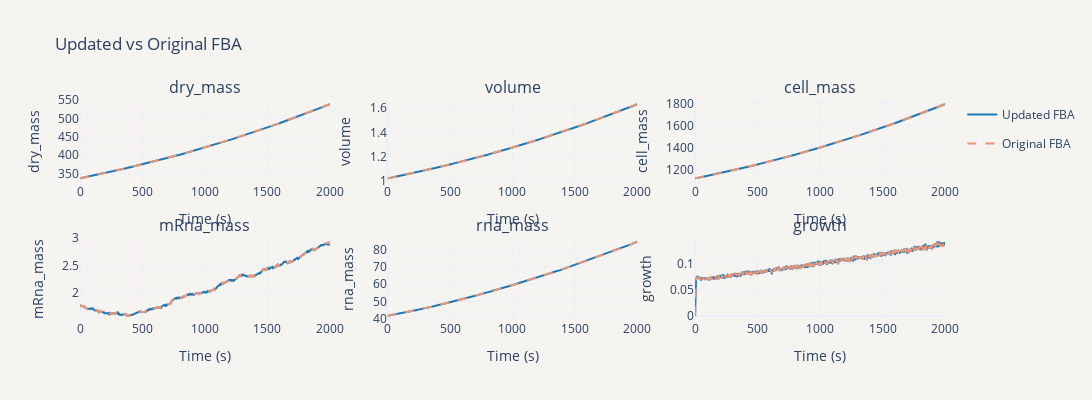

Here is the notebook cell this chart was saved with:
### Code cell
print(ncols)
fig.update_layout(height=400, width=600*ncols, title="Updated vs Original FBA", template="plotly_white", paper_bgcolor='#f6f4f1', plot_bgcolor='#f6f4f1')
fig.show()
# fig.write_image("/Users/HeenaSaqib/dev/vEcoli/notebooks/Heena notebooks/Metabolism_New Genes/out/flow_partition/WC_health_comparison.png", scale=3, width=1000, height=600)

### Figure 1 — Plotly figure (JSON) as saved in the notebook; plotly's stock layout.template omitted (floating-point values rounded to 4 significant figures; data arrays with more than 128 entries replaced by an {"elided": "..."} marker saying what was removed)
{"data": [{"legendgroup": "new", "line": {"color": "#1f77b4"}, "mode": "lines", "name": "Updated FBA", "showlegend": true, "x": {"elided": "2001 int values"}, "y": {"elided": "2001 float values"}, "type": "scatter", "xaxis": "x", "yaxis": "y"}, {"legendgroup": "old", "line": {"color": "darksalmon", "dash": "dash"}, "mode": "lines", "name": "Original FBA", "showlegend": true, "x": {"elided": "2001 int values"}, "y": {"elided": "2001 float values"}, "type": "scatter", "xaxis": "x", "yaxis": "y"}, {"legendgroup": "new", "line": {"color": "#1f77b4"}, "mode": "lines", "name": "Updated FBA", "showlegend": false, "x": {"elided": "2001 int values"}, "y": {"elided": "2001 float values"}, "type": "scatter", "xaxis": "x2", "yaxis": "y2"}, {"legendgroup": "old", "line": {"color": "darksalmon", "dash": "dash"}, "mode": "lines", "name": "Original FBA", "showlegend": false, "x": {"elided": "2001 int values"}, "y": {"elided": "2001 float values"}, "type": "scatter", "xaxis": "x2", "yaxis": "y2"}, {"legendgroup": "new", "line": {"color": "#1f77b4"}, "mode": "lines", "name": "Updated FBA", "showlegend": false, "x": {"elided": "2001 int values"}, "y": {"elided": "2001 float values"}, "type": "scatter", "xaxis": "x3", "yaxis": "y3"}, {"legendgroup": "old", "line": {"color": "darksalmon", "dash": "dash"}, "mode": "lines", "name": "Original FBA", "showlegend": false, "x": {"elided": "2001 int values"}, "y": {"elided": "2001 float values"}, "type": "scatter", "xaxis": "x3", "yaxis": "y3"}, {"legendgroup": "new", "line": {"color": "#1f77b4"}, "mode": "lines", "name": "Updated FBA", "showlegend": false, "x": {"elided": "2001 int values"}, "y": {"elided": "2001 float values"}, "type": "scatter", "xaxis": "x4", "yaxis": "y4"}, {"legendgroup": "old", "line": {"color": "darksalmon", "dash": "dash"}, "mode": "lines", "name": "Original FBA", "showlegend": false, "x": {"elided": "2001 int values"}, "y": {"elided": "2001 float values"}, "type": "scatter", "xaxis": "x4", "yaxis": "y4"}, {"legendgroup": "new", "line": {"color": "#1f77b4"}, "mode": "lines", "name": "Updated FBA", "showlegend": false, "x": {"elided": "2001 int values"}, "y": {"elided": "2001 float values"}, "type": "scatter", "xaxis": "x5", "yaxis": "y5"}, {"legendgroup": "old", "line": {"color": "darksalmon", "dash": "dash"}, "mode": "lines", "name": "Original FBA", "showlegend": false, "x": {"elided": "2001 int values"}, "y": {"elided": "2001 float values"}, "type": "scatter", "xaxis": "x5", "yaxis": "y5"}, {"legendgroup": "new", "line": {"color": "#1f77b4"}, "mode": "lines", "name": "Updated FBA", "showlegend": false, "x": {"elided": "2001 int values"}, "y": {"elided": "2001 float values"}, "type": "scatter", "xaxis": "x6", "yaxis": "y6"}, {"legendgroup": "old", "line": {"color": "darksalmon", "dash": "dash"}, "mode": "lines", "name": "Original FBA", "showlegend": false, "x": {"elided": "2001 int values"}, "y": {"elided": "2001 float values"}, "type": "scatter", "xaxis": "x6", "yaxis": "y6"}], "layout": {"xaxis": {"anchor": "y", "domain": [0.0, 0.2889], "title": {"text": "Time (s)"}}, "yaxis": {"anchor": "x", "domain": [0.625, 1.0], "title": {"text": "dry_mass"}}, "xaxis2": {"anchor": "y2", "domain": [0.3556, 0.6444], "title": {"text": "Time (s)"}}, "yaxis2": {"anchor": "x2", "domain": [0.625, 1.0], "title": {"text": "volume"}}, "xaxis3": {"anchor": "y3", "domain": [0.7111, 1.0], "title": {"text": "Time (s)"}}, "yaxis3": {"anchor": "x3", "domain": [0.625, 1.0], "title": {"text": "cell_mass"}}, "xaxis4": {"anchor": "y4", "domain": [0.0, 0.2889], "title": {"text": "Time (s)"}}, "yaxis4": {"anchor": "x4", "domain": [0.0, 0.375], "title": {"text": "mRna_mass"}}, "xaxis5": {"anchor": "y5", "domain": [0.3556, 0.6444], "title": {"text": "Time (s)"}}, "yaxis5": {"anchor": "x5", "domain": [0.0, 0.375], "title": {"text": "rna_mass"}}, "xaxis6": {"anchor": "y6", "domain": [0.7111, 1.0], "title": {"text": "Time (s)"}}, "yaxis6": {"anchor": "x6", "domain": [0.0, 0.375], "title": {"text": "growth"}}, "annotations": [{"font": {"size": 16}, "showarrow": false, "text": "dry_mass", "x": 0.1444, "xanchor": "center", "xref": "paper", "y": 1.0, "yanchor": "bottom", "yref": "paper"}, {"font": {"size": 16}, "showarrow": false, "text": "volume", "x": 0.5, "xanchor": "center", "xref": "paper", "y": 1.0, "yanchor": "bottom", "yref": "paper"}, {"font": {"size": 16}, "showarrow": false, "text": "cell_mass", "x": 0.8556, "xanchor": "center", "xref": "paper", "y": 1.0, "yanchor": "bottom", "yref": "paper"}, {"font": {"size": 16}, "showarrow": false, "text": "mRna_mass", "x": 0.1444, "xanchor": "center", "xref": "paper", "y": 0.375, "yanchor": "bottom", "yref": "paper"}, {"font": {"size": 16}, "showarrow": false, "text": "rna_mass", "x": 0.5, "xanchor": "center", "xref": "paper", "y": 0.375, "yanchor": "bottom", "yref": "paper"}, {"font": {"size": 16}, "showarrow": false, "text": "growth", "x": 0.8556, "xanchor": "center", "xref": "paper", "y": 0.375, "yanchor": "bottom", "yref": "paper"}], "height": 400, "width": 1800, "title": {"text": "Updated vs Original FBA"}, "paper_bgcolor": "#f6f4f1", "plot_bgcolor": "#f6f4f1"}}
